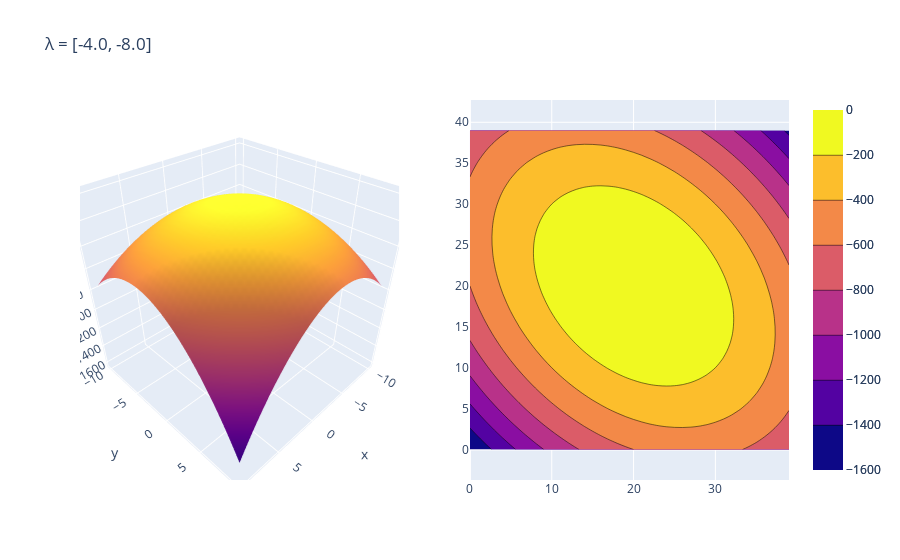

The cell this chart's notebook holds for it:
### Markdown cell above
#### First case: eigenvalues strictly negative.

In the figure below is shown that for strictly negative eigenvalues the curve level sets are _ellypsoids_.

Surface has its concavity faced to the negative side of the chart.

### Code cell
m = np.array([[-6, -2], [-2, -6]]) # eigenvalues are -8, -4
plot_mqf3D(m)
np.linalg.eig(m)[0]

### Figure 1 — Plotly figure (JSON) as saved in the notebook; plotly's stock layout.template omitted (floating-point values rounded to 4 significant figures; data arrays with more than 128 entries replaced by an {"elided": "..."} marker saying what was removed)
{"data": [{"scene": "scene", "type": "surface", "x": {"elided": "40x40 float values"}, "y": {"elided": "40x40 float values"}, "z": {"elided": "40x40 float values"}}, {"type": "contour", "xaxis": "x", "yaxis": "y", "z": {"elided": "40x40 float values"}}], "layout": {"scene": {"domain": {"x": [0, 0.45], "y": [0, 1]}}, "title": {"text": "λ = [-4.0, -8.0]"}, "xaxis": {"anchor": "y", "domain": [0.55, 1]}, "yaxis": {"anchor": "x", "domain": [0, 1], "scaleanchor": "x", "scaleratio": 1}}}
